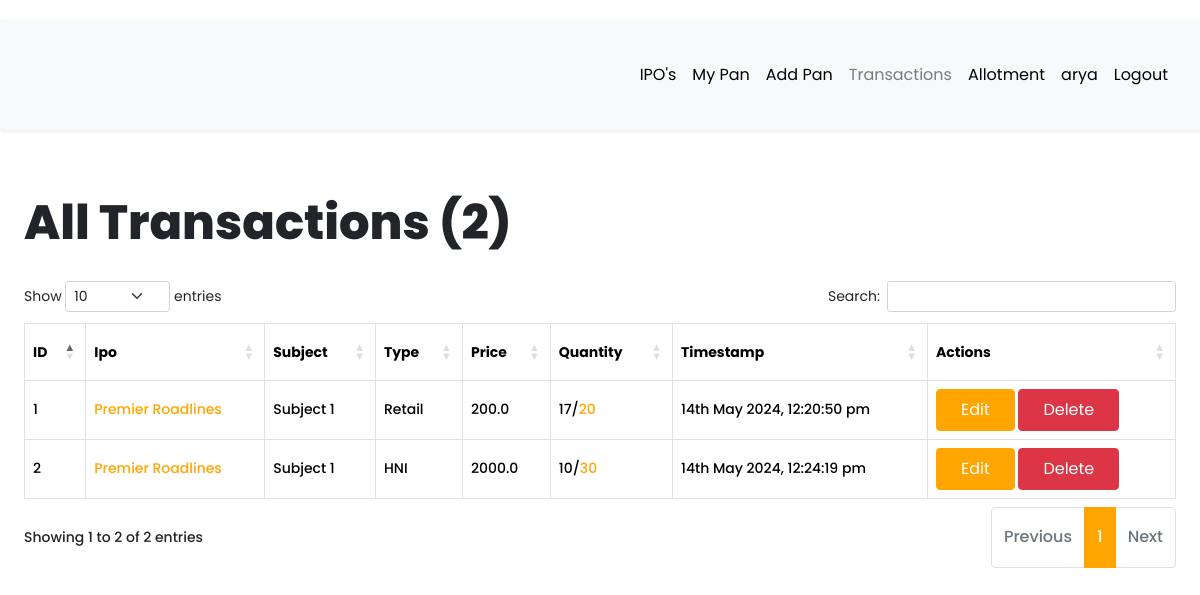
The page /all-transactions (signed in) on the database as committed earlier.
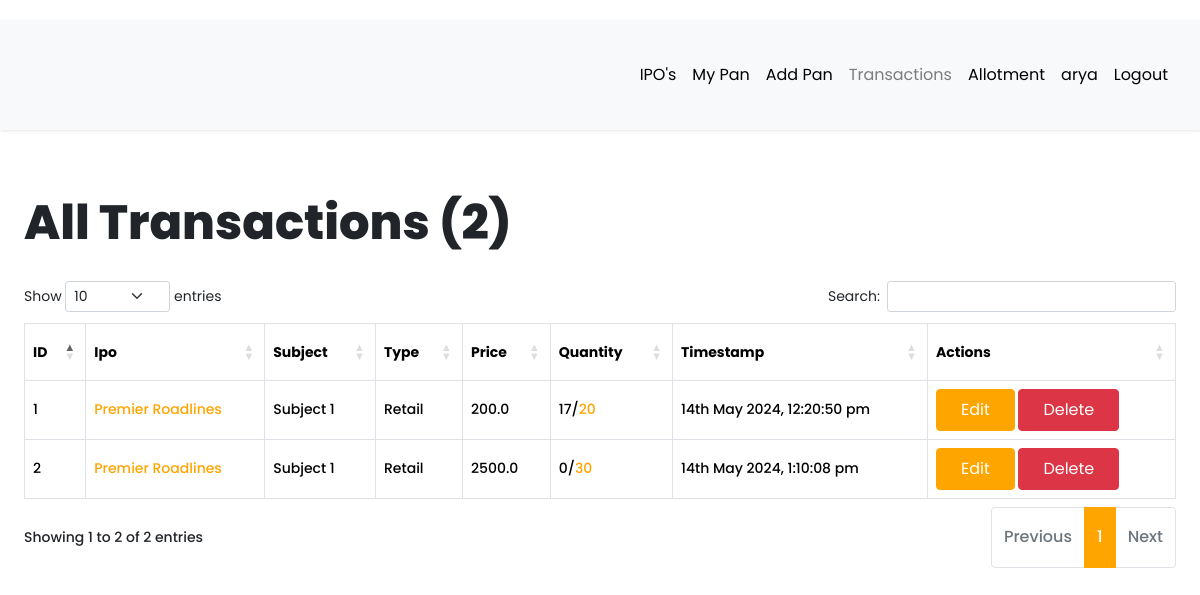
The same page on the database as committed later.
### app/models.py (models this page shows, shortened)
class User(db.Model, UserMixin):
    __tablename__ = "user"
    id = db.Column(db.Integer, primary_key=True)
    first_name = db.Column(db.String(64), index=True, default="First Name", nullable=False)
    last_name = db.Column(db.String(64), index=True, default="Last Name", nullable=False)
    username = db.Column(db.String(64), index=True, unique=True, nullable=False)
    email = db.Column(db.String(128), index=True, unique=True, nullable=False)
    password_hash = db.Column(db.String(128))
    confirm_password = db.Column(db.String(128))
    phone_number = db.Column(db.String(20), default="7016184560", nullable=False)
    verification_phone = db.Column(db.String(20))
    active = db.Column(db.Boolean, nullable=False, default=True)
    delete_account = db.Column(db.Boolean, default=False)
    registered_at = db.Column(db.DateTime, default=datetime.utcnow, nullable=False)
    emails = db.relationship("Email", backref="author", lazy="dynamic")
    type = db.Column(db.String(64))
    __mapper_args__ = {"polymorphic_identity": "user", "polymorphic_on": "type"}
    @property
    def is_active(self):
        return self.active

class Transaction(db.Model):
    __tablename__ = "transactions"
    id = db.Column(db.Integer, primary_key=True)
    timestamp = db.Column(db.DateTime, default=datetime.utcnow, nullable=False)
    settled = db.Column(db.Boolean, default=False)
    product_id = db.Column(db.Integer, db.ForeignKey('ipos.id', name='fk_transaction_product_id'), nullable=False)
    product = db.relationship('IPO',  backref=db.backref("transactions", cascade="all, delete-orphan"), foreign_keys=[product_id], passive_deletes=True)
    details_id = db.Column(db.Integer, db.ForeignKey('details.id', name='fk_transaction_details_id'), nullable=False)
    details = db.relationship('Details',  backref=db.backref("transactions", cascade="all, delete-orphan"), foreign_keys=[details_id], passive_deletes=True)
    seller_id = db.Column(db.Integer, db.ForeignKey("seller.id", ondelete="CASCADE", name="fk_transaction_seller_id"), nullable=False)
    seller = db.relationship("Seller", backref=db.backref("transactions", cascade="all, delete-orphan"), foreign_keys=[seller_id], passive_deletes=True)
    buyer_id = db.Column(db.Integer, db.ForeignKey("buyer.id", ondelete="CASCADE", name="fk_transaction_buyer_id"), nullable=False)
    buyer = db.relationship("Buyer",  backref=db.backref("transactions", cascade="all, delete-orphan"), foreign_keys=[buyer_id], passive_deletes=True)

class IPO(db.Model):
    __tablename__ = 'ipos'
    id = db.Column(db.Integer, primary_key=True)
    name = db.Column(db.String(255), nullable=False, unique=True, name='uq_ipo_name')
    price = db.Column(db.String(255), nullable=True)
    issue_size = db.Column(db.String(255), nullable=True)
    lot_size = db.Column(db.String(255), nullable=True)
    open_date = db.Column(db.DateTime, nullable=True)
    close_date = db.Column(db.DateTime, nullable=True)
    listing_date = db.Column(db.DateTime, nullable=True)
    listing_at = db.Column(db.String(255), nullable=True)
    status = db.Column(db.String(255), nullable=False)

class Details(db.Model):
    __tablename__ = "details"
    id = db.Column(db.Integer, primary_key=True)
    product_id = db.Column(db.Integer, db.ForeignKey("ipos.id", ondelete="CASCADE", name="fk_details_product_id"), nullable=False)
    subject = db.Column(db.String(10), nullable=False)
    formtype = db.Column(db.String(8), nullable=False)
    price = db.Column(db.Float, nullable=False)
    quantity = db.Column(db.Integer, nullable=False)
    timestamp = db.Column(db.DateTime, default=datetime.utcnow, nullable=False)
    seller_id = db.Column(db.Integer, db.ForeignKey("seller.id", ondelete="CASCADE", name="fk_details_seller_id"), nullable=False)
    seller = db.relationship("Seller", backref=db.backref("details", cascade="all, delete-orphan"), foreign_keys=[seller_id], passive_deletes=True)
    ipo = db.relationship("IPO", backref=db.backref("details", cascade="all, delete-orphan"), foreign_keys=[product_id], passive_deletes=True)

### app/routes.py (the view, shortened to what this page needs)
@app.route("/all-transactions")
@login_required
def all_transaction():
    if session.get("temp_details") is not None:
        session.pop("temp_details", None)
        print("Session pop")
    if current_user.type == "seller":
        transactions = Transaction.query.filter_by(seller_id=current_user.id).all()
        for transaction in transactions:
            transaction.items_processed = count_pan(transaction.id)
        all_transactions = len(transactions)
        return render_template(
            "transaction/all_transactions.html",
            title="All Transactions",
            transactions=transactions,
            all_transactions=all_transactions,
        )
    else:
        return flash_message()

### app/models.py (called while the page is built)
@login.user_loader
def load_user(id):
    return User.query.get(int(id))

### app/routes.py (called while the page is built)
def count_pan(transaction_id):
    count = TransactionPan.query.filter_by(transaction_id=transaction_id).count()
    return count

### app/templates/transaction/all_transactions.html (shortened to what this page needs)
{% extends 'base.html' %}
{% block current_user_content %}
<div class="container-fluid content">
    <div class="row">
        <div class="col-md-12">
            <h1 class="mt-4 mb-4">{{ title }} ({{ all_transactions }})</h1>
        </div>
    </div>
    <div class="row transactions">
        <div class="col-md-12">
            <div class="table-responsive">
                <table id="data" class="table table-hover table-bordered">
                    <thead>
                        <tr>
                            <th>ID</th>
                            <th>Ipo</th>
                            <th>Subject</th>
                            <th>Type</th>
                            <th>Price</th>
                            <th>Quantity</th>
                            <th>Timestamp</th>
                            <th>Actions</th>
                        </tr>
                    </thead>
                    <tbody>
                        {% for transaction in transactions %}
                        <tr>
                            <td>{{ loop.index }}</td>
                            <td> <a href="{{ url_for('transaction_details', transaction_id=transaction.id,product_id = transaction.product.id) }}"> {{ transaction.product.name }}</a></td>
                            <td>{{ transaction.details.subject }}</td>
                            <td>{{ transaction.details.formtype }}</td>
                            <td>{{ transaction.details.price }}</td>
                            {% if current_user.type == "admin" or current_user.type == "buyer" %}
                            <td> {{ transaction.items_processed }}/{{ transaction.details.quantity }}</td>
                            {%else%}
                            <td> {{ transaction.items_processed }}/<a
                                    href="{{ url_for('available_pans',transaction_id = transaction.id ) }}"
                                    data-bs-toggle="tooltip" data-bs-placement="right"
                                    data-bs-title="You have submitted {{transaction.items_processed}} ">{{
                                    transaction.details.quantity }}</a></td>
                            {% endif %}
                            <td>{{ moment(transaction.timestamp).format('Do MMMM YYYY, h:mm:ss a') }}</td>
                            <td>
                                <a href="{{ url_for('edit_pans', id=transaction.id) }}" class="btn btn-primary">Edit</a>
                                <a href="{{ url_for('delete_transaction', id=transaction.id) }}"
                                    class="btn btn-danger">Delete</a>
                            </td>
                        </tr>
                        {% endfor %}
                    </tbody>
                </table>
            </div>
        </div>
    </div>
</div>
{% endblock %}

### app/templates/base.html (shortened to what this page needs)
<!DOCTYPE html>
<html lang="eng">
<head>
  <link rel="stylesheet" href="https://cdnjs.cloudflare.com/ajax/libs/intl-tel-input/16.0.4/css/intlTelInput.css">
  <link rel="stylesheet" type="text/css" href="https://cdn.datatables.net/1.10.25/css/dataTables.bootstrap5.css">
  <link rel="stylesheet" href="{{ url_for('static', filename='css/navbar.css') }}">
  {% if current_user.is_authenticated %}
  <link rel="stylesheet" type="text/css" href="{{ url_for('static', filename='css/custom_current_user.css') }}"
    alt="52 Not available at this momoent">
  <link href="https://cdn.jsdelivr.net/npm/bootstrap@5.3.3/dist/css/bootstrap.min.css" rel="stylesheet"
>
  <link rel="stylesheet" href="{{ url_for('static', filename='css/main.css') }}">
  <link rel="stylesheet"
    href="https://cdnjs.cloudflare.com/ajax/libs/malihu-custom-scrollbar-plugin/3.1.5/jquery.mCustomScrollbar.min.css">
  {% endif %}
</head>
<body>
    {% if current_user.is_authenticated %}
    {% if current_user.is_active %}
    <div class="wrapper">
      <div id="content">
        <nav class="navbar navbar-expand-lg navbar-light bg-light">
          <div class="container-fluid">
            <div class="collapse navbar-collapse" id="navbarSupportedContent">
              <ul class="nav navbar-nav ms-auto">
                <li class="nav-item">
                  <a class="nav-link {{ 'link_disabled' if request.endpoint == 'view_product' else '' }}"
                    href="{{ url_for('view_product') }}" alt="459 Not available at this moment">IPO's</a>
                </li>
                <li class="nav-item">
                  <a class="nav-link {{ 'link_disabled' if request.endpoint == 'all_pan' else '' }}"
                    href="{{ url_for('all_pan') }}" alt="459 Not available at this moment">My Pan</a>
                </li>
                <li class="nav-item">
                  <a class="nav-link {{ 'link_disabled' if request.endpoint == 'add_pan' else '' }}"
                    href="{{ url_for('add_pan') }}" alt="459 Not available at this moment">Add Pan</a>
                </li>
                {% if current_user.type == "admin" or current_user.type == "buyer" %}
                <li class="nav-item">
                  <a class="nav-link {{ 'link_disabled' if request.endpoint == 'all_sellers' else '' }}"
                    href="{{ url_for('all_sellers') }}" alt="459 Not available at this moment">Transactions</a>
                </li>
                {% else %}
                <li class="nav-item">
                  <a class="nav-link {{ 'link_disabled' if request.endpoint == 'all_transaction' else '' }}"
                    href="{{ url_for('all_transaction') }}" alt="459 Not available at this moment">Transactions</a>
                </li>
                {% endif %}
                <li class="nav-item">
                  <a class="nav-link {{ 'link_disabled' if request.endpoint == 'checking_allotment' else '' }}"
                    href="{{ url_for('checking_allotment') }}" alt="459 Not available at this moment">Allotment</a>
                </li>
                <li class="nav-item ">
                  <a class="nav-link {{ 'link_disabled' if request.endpoint == 'dashboard' else '' }}"
                    href="{{ url_for('dashboard') }}" alt="459 Not available at this moment">{{ current_user.username
                    }}</a>
                </li>
                <li class="nav-item">
                  <a class="nav-link {{ 'link_disabled' if request.endpoint == 'logout' else '' }}"
                    href="{{ url_for('logout') }}" alt="459 Not available at this moment">Logout</a>
                </li>
              </ul>
            </div>
          </div>
        </nav>
        {% block current_user_content %}
        {% endblock %}
      </div>
    </div>
    {% endif %}
    {% endif %}
</body>
</html>

### app/static/css/navbar.css (style rules this page uses)
:root { --default-primary: #90f188; --default-secondary: #0f1d07; --container-gutter: clamp(2.5rem, 2.6455026455vw, 3.325rem); --theme-primary: var(--default-primary); --theme-secondary: var(--default-secondary); }

### app/static/css/custom_current_user.css (style rules this page uses)
body { font-family: 'Poppins', sans-serif; background: #fafafa; }
a, a:hover, a:focus { color: inherit; text-decoration: none; transition: all 0.3s; }
.navbar { padding: 15px 10px; background: #fff; border: none; border-radius: 0; margin-bottom: 40px; box-shadow: 1px 1px 3px #0000001a; }
.wrapper { display: flex; width: 100%; }
#content { width: calc(100%); padding-top: 20px; padding-bottom: 20px; min-height: 100vh; transition: all 0.3s; position: absolute; top: 0; right: 0; }
.link_disabled { pointer-events: none; color: currentColor; cursor: not-allowed; opacity: 0.5; text-decoration: none; }
.btn { display: inline-block; font-weight: 400; line-height: 0.5; color: #575555; text-align: center; text-decoration: none; vertical-align: middle; cursor: pointer; -webkit-user-select: none; -moz-user-select: none; -ms-user-select: none; user-select: none; background-color: #c2c2c2; border: 1px solid transparent; padding: 0.8rem 0.8rem; font-size: 1.1em; border-radius: 0.25rem; transition: color 0.15s ease-in-out, background-color 0.15s ease-in-out, border-color 0.15s ease-in-out, box-shadow 0.15s ease-in-out; }

Rows that differ between the two databases and show on the page:
changed Transaction: details.formtype "HNI" → "Retail"; details.price "2000.0" → "2500.0"; items_processed "10" → "0"; timestamp "14th May 2024, 12:24:19 pm" → "14th May 2024, 1:10:08 pm"
